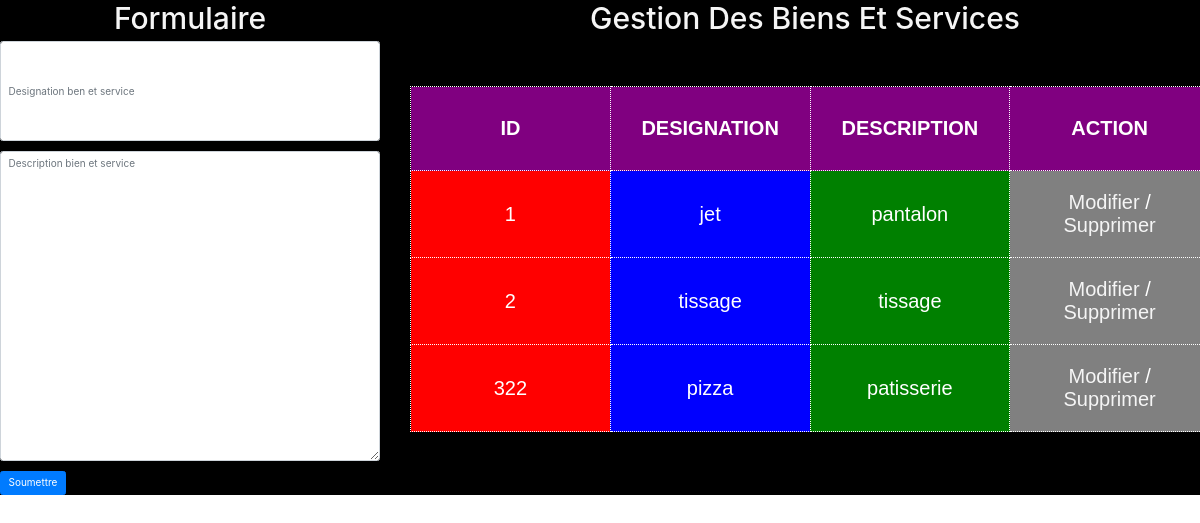
The page /bien_services/bien.php on the database its author committed.
### tables this page shows
CREATE TABLE IF NOT EXISTS `bienetservice` (
  `id_biens_services` int(11) NOT NULL AUTO_INCREMENT,
  `designation_biens_services` varchar(150) NOT NULL,
  `description_biens_services` longtext NOT NULL,
  PRIMARY KEY (`id_biens_services`)
);

### bien_services/traitement.php (called while the page is built)
<?php
  require_once "./elements/connexion.php";
  $requete = $connexion->prepare(" SELECT id_biens_services, designation_biens_services, description_biens_services
      FROM bienetservice");
  $requete->execute();
  $resultats = $requete->fetchAll(2);
  ?>

### bien_services/bien.php (the view)
<link rel="stylesheet" href="../elements/style.css">
<link rel="stylesheet" href="./elements/bootstrap.min.css">
<?php require_once "./bien_services/traitement.php" ?>
<section id="bien" class="bien">
    <div class="row">
    <article class="col-xs-12 col-xm-12  col-md-4 col-lg-4">
    <?php require_once "./bien_services/formulaire.php" ?>
    </article>
    <article class="col-xs-12 col-xm-12  col-md-8 col-lg-8">
        <h1 class="bien-info-heading">Gestion Des Biens Et Services</h1>
        <table>
            <thead>
                <tr>
                    <th>ID</th>
                    <th>Designation</th>
                    <th>Description</th>
                    <th>Action</th>
                </tr>
            </thead>
            <tbody>
                <?php foreach($resultats as $resultat): ?>
                    <tr>
                        <td><?= $resultat['id_biens_services'] ?></td>
                        <td><?= $resultat['designation_biens_services'] ?></td>
                        <td><?= $resultat['description_biens_services'] ?></td>
                        <td><a class="action" href="./bien_services/modifier.php?id_biens_services=<?= $resultat['id_biens_services'] ?>">Modifier</a> / <a class="action" href="./bien_services/supprimer.php?id_biens_services=<?= $resultat['id_biens_services']?>">Supprimer</a></td>
                    </tr>
                <?php endforeach ?>
            </tbody>
        </table>
    </article>
    </div>
</section> <br>

### elements/style.css (style rules this page uses)
* { padding: 0; margin: 0; box-sizing: border-box; }
.bien { background: black; }
table { width: 800px; margin: auto; table-layout: fixed; text-align: center; margin-top: 50px; font-family: Arial; color: #fff; }
table, th, td { border: 1px dotted white; border-collapse: collapse; padding: 20px; font-size: 20px; margin-bottom: 30px; }
th { background: purple; padding: 30px; text-transform: uppercase; }
td:nth-child(5n+1) { background: red; }
td:nth-child(5n+2) { background: blue; }
td:nth-child(5n+3) { background: green; }
td:nth-child(5n+4) { background: gray; }
.bien-info-heading { text-align: center; color: whitesmoke; font-size: 30px; }
.action { color: whitesmoke; }

### rows shown on the page
bienetservice: id_biens_services "1", designation_biens_services "jet", description_biens_services "pantalon"
bienetservice: id_biens_services "2", designation_biens_services "tissage", description_biens_services "tissage"
bienetservice: id_biens_services "322", designation_biens_services "pizza", description_biens_services "patisserie"
